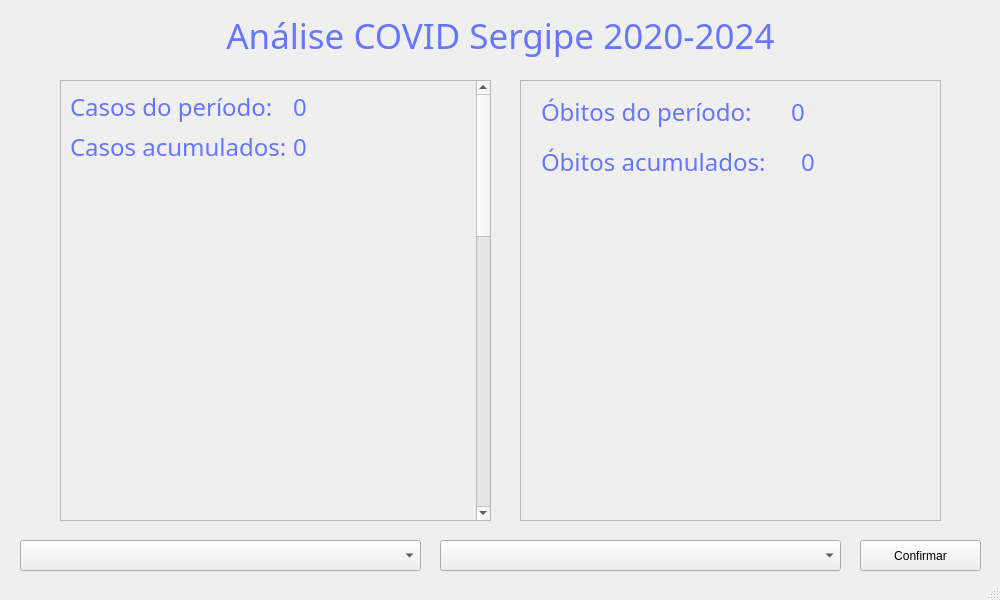
<?xml version="1.0" encoding="UTF-8"?>
<ui version="4.0">
 <class>MainWindow</class>
 <widget class="QMainWindow" name="MainWindow">
  <property name="geometry">
   <rect>
    <x>0</x>
    <y>0</y>
    <width>1000</width>
    <height>600</height>
   </rect>
  </property>
  <property name="minimumSize">
   <size>
    <width>1000</width>
    <height>600</height>
   </size>
  </property>
  <property name="maximumSize">
   <size>
    <width>1000</width>
    <height>600</height>
   </size>
  </property>
  <property name="windowTitle">
   <string>MainWindow</string>
  </property>
  <widget class="QWidget" name="centralwidget">
   <widget class="QComboBox" name="escolhaSemana">
    <property name="geometry">
     <rect>
      <x>20</x>
      <y>540</y>
      <width>401</width>
      <height>31</height>
     </rect>
    </property>
   </widget>
   <widget class="QComboBox" name="escolhaAno">
    <property name="geometry">
     <rect>
      <x>440</x>
      <y>540</y>
      <width>401</width>
      <height>31</height>
     </rect>
    </property>
   </widget>
   <widget class="QPushButton" name="botaoConfirmar">
    <property name="geometry">
     <rect>
      <x>860</x>
      <y>540</y>
      <width>121</width>
      <height>31</height>
     </rect>
    </property>
    <property name="text">
     <string>Confirmar</string>
    </property>
   </widget>
   <widget class="QLabel" name="titulo">
    <property name="geometry">
     <rect>
      <x>10</x>
      <y>10</y>
      <width>981</width>
      <height>51</height>
     </rect>
    </property>
    <property name="font">
     <font>
      <family>Dubai Medium</family>
      <pointsize>26</pointsize>
     </font>
    </property>
    <property name="styleSheet">
     <string notr="true">color: rgb(103, 118, 255)</string>
    </property>
    <property name="text">
     <string>Análise COVID Sergipe 2020-2024</string>
    </property>
    <property name="alignment">
     <set>Qt::AlignCenter</set>
    </property>
   </widget>
   <widget class="QScrollArea" name="scrollArea">
    <property name="geometry">
     <rect>
      <x>60</x>
      <y>80</y>
      <width>431</width>
      <height>441</height>
     </rect>
    </property>
    <property name="widgetResizable">
     <bool>true</bool>
    </property>
    <widget class="QWidget" name="scrollAreaWidgetContents">
     <property name="geometry">
      <rect>
       <x>0</x>
       <y>-17</y>
       <width>408</width>
       <height>1342</height>
      </rect>
     </property>
     <layout class="QFormLayout" name="formLayout">
      <item row="0" column="0">
       <widget class="QLabel" name="label_2">
        <property name="font">
         <font>
          <family>Dubai Medium</family>
          <pointsize>18</pointsize>
         </font>
        </property>
        <property name="layoutDirection">
         <enum>Qt::LeftToRight</enum>
        </property>
        <property name="styleSheet">
         <string notr="true">color: rgb(103, 118, 255)</string>
        </property>
        <property name="text">
         <string>Casos do período:</string>
        </property>
        <property name="alignment">
         <set>Qt::AlignLeading|Qt::AlignLeft|Qt::AlignVCenter</set>
        </property>
       </widget>
      </item>
      <item row="5" column="0" colspan="2">
       <layout class="QVBoxLayout" name="verticalLayout">
        <item>
         <widget class="QWidget" name="graficoBarraCasos" native="true">
          <property name="minimumSize">
           <size>
            <width>0</width>
            <height>389</height>
           </size>
          </property>
         </widget>
        </item>
        <item>
         <widget class="QWidget" name="graficoPizzaCasos" native="true">
          <property name="minimumSize">
           <size>
            <width>0</width>
            <height>389</height>
           </size>
          </property>
         </widget>
        </item>
        <item>
         <widget class="QWidget" name="graficoLinhaCasos" native="true">
          <property name="minimumSize">
           <size>
            <width>0</width>
            <height>389</height>
           </size>
          </property>
         </widget>
        </item>
       </layout>
      </item>
      <item row="3" column="0">
       <widget class="QLabel" name="label_3">
        <property name="font">
         <font>
          <family>Dubai Medium</family>
          <pointsize>18</pointsize>
         </font>
        </property>
        <property name="layoutDirection">
         <enum>Qt::LeftToRight</enum>
        </property>
        <property name="styleSheet">
         <string notr="true">color: rgb(103, 118, 255)</string>
        </property>
        <property name="text">
         <string>Casos acumulados:</string>
        </property>
        <property name="alignment">
         <set>Qt::AlignLeading|Qt::AlignLeft|Qt::AlignVCenter</set>
        </property>
       </widget>
      </item>
      <item row="3" column="1">
       <widget class="QLabel" name="casosAcc">
        <property name="font">
         <font>
          <family>Dubai Medium</family>
          <pointsize>18</pointsize>
         </font>
        </property>
        <property name="layoutDirection">
         <enum>Qt::LeftToRight</enum>
        </property>
        <property name="styleSheet">
         <string notr="true">color: rgb(103, 118, 255)</string>
        </property>
        <property name="text">
         <string>0</string>
        </property>
        <property name="alignment">
         <set>Qt::AlignLeading|Qt::AlignLeft|Qt::AlignVCenter</set>
        </property>
       </widget>
      </item>
      <item row="0" column="1">
       <widget class="QLabel" name="casosPeriodo">
        <property name="font">
         <font>
          <family>Dubai Medium</family>
          <pointsize>18</pointsize>
         </font>
        </property>
        <property name="layoutDirection">
         <enum>Qt::LeftToRight</enum>
        </property>
        <property name="styleSheet">
         <string notr="true">color: rgb(103, 118, 255)</string>
        </property>
        <property name="text">
         <string>0</string>
        </property>
        <property name="alignment">
         <set>Qt::AlignLeading|Qt::AlignLeft|Qt::AlignVCenter</set>
        </property>
       </widget>
      </item>
     </layout>
    </widget>
   </widget>
   <widget class="QScrollArea" name="scrollArea_2">
    <property name="geometry">
     <rect>
      <x>520</x>
      <y>80</y>
      <width>421</width>
      <height>441</height>
     </rect>
    </property>
    <property name="widgetResizable">
     <bool>true</bool>
    </property>
    <widget class="QWidget" name="scrollAreaWidgetContents_2">
     <property name="geometry">
      <rect>
       <x>0</x>
       <y>0</y>
       <width>419</width>
       <height>439</height>
      </rect>
     </property>
     <widget class="QLabel" name="obitosPeriodo">
      <property name="geometry">
       <rect>
        <x>270</x>
        <y>10</y>
        <width>141</width>
        <height>41</height>
       </rect>
      </property>
      <property name="font">
       <font>
        <family>Dubai Medium</family>
        <pointsize>18</pointsize>
       </font>
      </property>
      <property name="layoutDirection">
       <enum>Qt::LeftToRight</enum>
      </property>
      <property name="styleSheet">
       <string notr="true">color: rgb(103, 118, 255)</string>
      </property>
      <property name="text">
       <string>0</string>
      </property>
      <property name="alignment">
       <set>Qt::AlignLeading|Qt::AlignLeft|Qt::AlignVCenter</set>
      </property>
     </widget>
     <widget class="QLabel" name="obitosAcc">
      <property name="geometry">
       <rect>
        <x>280</x>
        <y>60</y>
        <width>131</width>
        <height>41</height>
       </rect>
      </property>
      <property name="font">
       <font>
        <family>Dubai Medium</family>
        <pointsize>18</pointsize>
       </font>
      </property>
      <property name="layoutDirection">
       <enum>Qt::LeftToRight</enum>
      </property>
      <property name="styleSheet">
       <string notr="true">color: rgb(103, 118, 255)</string>
      </property>
      <property name="text">
       <string>0</string>
      </property>
      <property name="alignment">
       <set>Qt::AlignLeading|Qt::AlignLeft|Qt::AlignVCenter</set>
      </property>
     </widget>
     <widget class="QLabel" name="label_6">
      <property name="geometry">
       <rect>
        <x>20</x>
        <y>60</y>
        <width>251</width>
        <height>41</height>
       </rect>
      </property>
      <property name="font">
       <font>
        <family>Dubai Medium</family>
        <pointsize>18</pointsize>
       </font>
      </property>
      <property name="layoutDirection">
       <enum>Qt::LeftToRight</enum>
      </property>
      <property name="styleSheet">
       <string notr="true">color: rgb(103, 118, 255)</string>
      </property>
      <property name="text">
       <string>Óbitos acumulados:</string>
      </property>
      <property name="alignment">
       <set>Qt::AlignLeading|Qt::AlignLeft|Qt::AlignVCenter</set>
      </property>
     </widget>
     <widget class="QLabel" name="label_8">
      <property name="geometry">
       <rect>
        <x>20</x>
        <y>10</y>
        <width>231</width>
        <height>41</height>
       </rect>
      </property>
      <property name="font">
       <font>
        <family>Dubai Medium</family>
        <pointsize>18</pointsize>
       </font>
      </property>
      <property name="layoutDirection">
       <enum>Qt::LeftToRight</enum>
      </property>
      <property name="styleSheet">
       <string notr="true">color: rgb(103, 118, 255)</string>
      </property>
      <property name="text">
       <string>Óbitos do período:</string>
      </property>
      <property name="alignment">
       <set>Qt::AlignLeading|Qt::AlignLeft|Qt::AlignVCenter</set>
      </property>
     </widget>
    </widget>
   </widget>
  </widget>
  <widget class="QStatusBar" name="statusbar"/>
 </widget>
 <resources/>
 <connections/>
</ui>
